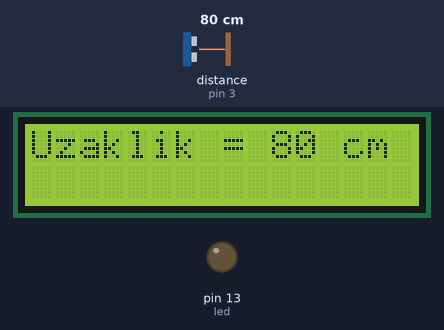
The sketch below on a simulated Arduino Uno, built with avr-gcc and run on an emulated ATmega328P. On the bench: 16×2 character LCD, output pins drawn as LEDs (lit = HIGH). Wiring (inferred from the names in the program): ultrasonic range finder: trigger pin 2; echo pin 3. The inputs (shaded band) are chosen by the test bench; at power-on: distance to the obstacle (sensor on pin 3) 80 cm. The echo pulse lasts 58.3 µs per cm; pins used as bus, display or sensor lines are not drawn.

Above: at 1.2 s.
1.3 s: distance to the obstacle (sensor on pin 3) set to 28 cm
At 1.91 s:
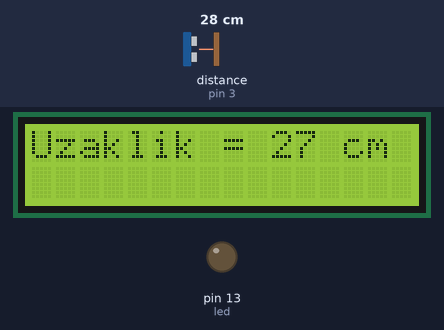
4.3 s: distance to the obstacle (sensor on pin 3) set to 22 cm
At 4.76 s:
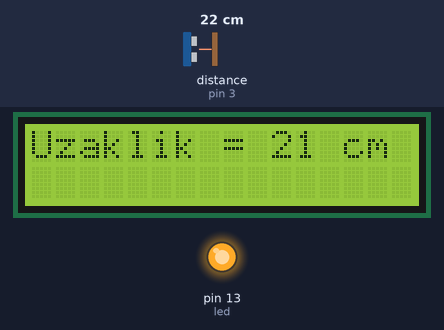
6.8 s: distance to the obstacle (sensor on pin 3) set to 2 cm
At 7.2 s:
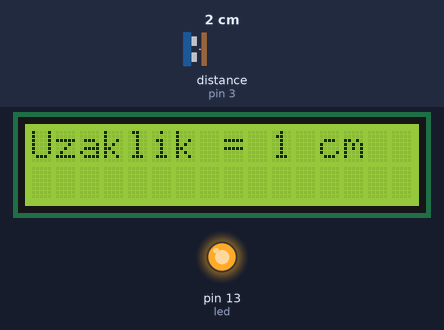
Timing chart, 0 to 9.8 s (numbered marks = the images above; inputs shaded):
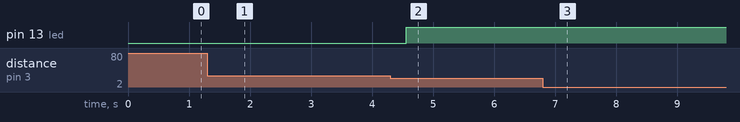

Measured:
- the behaviour switches between 26 and 25 cm on distance to the obstacle (sensor on pin 3) (found by bisection; images 1 and 2)
- after the input at 1.3 s, the display: first differs from a run without the input after 0.41 s (image 1)
- after the input at 4.3 s, pin 13 (led): LOW → HIGH after 0.26 s; the display: first differs from a run without the input after 0.26 s (image 2)
- after the input at 6.8 s, the display: first differs from a run without the input after 0.21 s (image 3)
- what the display in image 0 shows lasts 0.4 s, from 0.9 s to 1.3 s

The sketch:

ARDUINO_ILE_DIJITAL_METRE_YAPIMI.ino
```cpp
#include <LiquidCrystal.h>
LiquidCrystal lcd(7, 8, 9, 10, 11, 12);
int trigPin=2; //define trigPin 2
int echoPin=3; //define echoPin 3
int led=13;
void setup() {

  pinMode(trigPin, OUTPUT);
  pinMode(echoPin, INPUT);
  pinMode(led,OUTPUT);
 lcd.begin(16,2);
}

void loop() {
  int sure, uzaklik;
  lcd.clear();
  lcd.setCursor(0,0);

  digitalWrite(trigPin, HIGH);
  delayMicroseconds(1000);
  digitalWrite(trigPin, LOW);
  sure = pulseIn(echoPin, HIGH);
  uzaklik = (sure/58);

  if (uzaklik<25)
  {digitalWrite(led,HIGH);}
  else {digitalWrite(led,LOW);}

  lcd.print("Uzaklik = ");
  lcd.print(uzaklik);
  lcd.print(" cm");
   delay(400);
}
```
